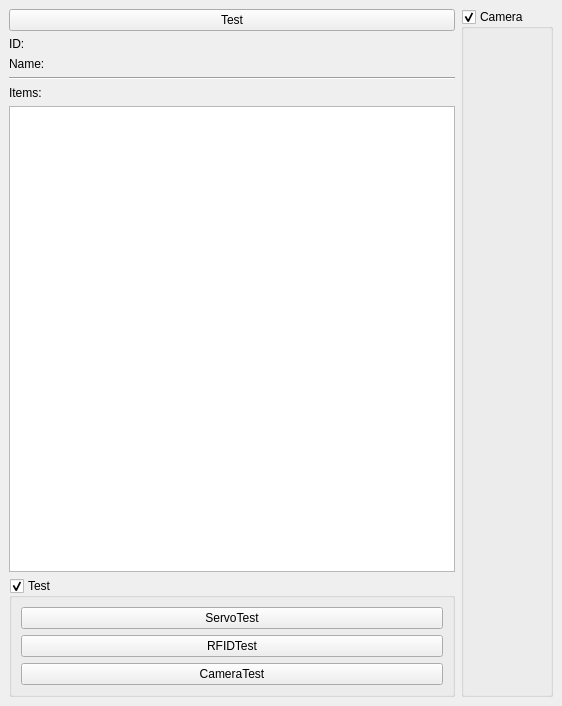
<?xml version="1.0" encoding="UTF-8"?>
<ui version="4.0">
 <class>MainWindow</class>
 <widget class="QMainWindow" name="MainWindow">
  <property name="geometry">
   <rect>
    <x>0</x>
    <y>0</y>
    <width>562</width>
    <height>706</height>
   </rect>
  </property>
  <property name="windowTitle">
   <string>MainWindow</string>
  </property>
  <widget class="QWidget" name="centralwidget">
   <layout class="QHBoxLayout" name="horizontalLayout_5">
    <item>
     <layout class="QVBoxLayout" name="verticalLayout_3">
      <item>
       <widget class="QPushButton" name="testButton">
        <property name="text">
         <string>Test</string>
        </property>
       </widget>
      </item>
      <item>
       <widget class="QLabel" name="idLabel">
        <property name="text">
         <string>ID:</string>
        </property>
       </widget>
      </item>
      <item>
       <widget class="QLabel" name="nameLabel">
        <property name="text">
         <string>Name:</string>
        </property>
       </widget>
      </item>
      <item>
       <widget class="Line" name="line">
        <property name="orientation">
         <enum>Qt::Horizontal</enum>
        </property>
       </widget>
      </item>
      <item>
       <widget class="QLabel" name="label">
        <property name="text">
         <string>Items:</string>
        </property>
       </widget>
      </item>
      <item>
       <widget class="QListWidget" name="drugListWidget"/>
      </item>
      <item>
       <widget class="QGroupBox" name="testGroupBox">
        <property name="title">
         <string>Test</string>
        </property>
        <property name="checkable">
         <bool>true</bool>
        </property>
        <layout class="QVBoxLayout" name="verticalLayout_2">
         <item>
          <widget class="QPushButton" name="servoTestButton">
           <property name="text">
            <string>ServoTest</string>
           </property>
          </widget>
         </item>
         <item>
          <widget class="QPushButton" name="RFIDTestButton">
           <property name="text">
            <string>RFIDTest</string>
           </property>
          </widget>
         </item>
         <item>
          <widget class="QPushButton" name="cameraTestButton">
           <property name="text">
            <string>CameraTest</string>
           </property>
          </widget>
         </item>
        </layout>
       </widget>
      </item>
     </layout>
    </item>
    <item>
     <widget class="QGroupBox" name="cameraGroupBox">
      <property name="title">
       <string>Camera</string>
      </property>
      <property name="checkable">
       <bool>true</bool>
      </property>
      <layout class="QVBoxLayout" name="verticalLayout">
       <item>
        <widget class="QLabel" name="cameraLabel">
         <property name="text">
          <string/>
         </property>
        </widget>
       </item>
      </layout>
     </widget>
    </item>
   </layout>
  </widget>
 </widget>
 <resources/>
 <connections/>
</ui>
